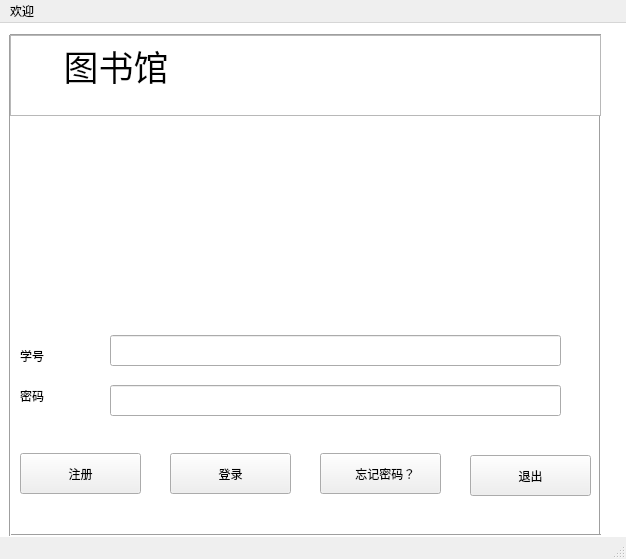
<?xml version="1.0" encoding="UTF-8"?>
<ui version="4.0">
 <class>MainWindow</class>
 <widget class="QMainWindow" name="MainWindow">
  <property name="geometry">
   <rect>
    <x>0</x>
    <y>0</y>
    <width>626</width>
    <height>559</height>
   </rect>
  </property>
  <property name="windowTitle">
   <string>MainWindow</string>
  </property>
  <widget class="QWidget" name="centralwidget">
   <widget class="QPushButton" name="RegisterButton">
    <property name="geometry">
     <rect>
      <x>20</x>
      <y>430</y>
      <width>121</width>
      <height>41</height>
     </rect>
    </property>
    <property name="styleSheet">
     <string notr="true">font: 15pt &quot;Agency FB&quot;;</string>
    </property>
    <property name="text">
     <string>注册</string>
    </property>
   </widget>
   <widget class="QTextEdit" name="textEdit">
    <property name="geometry">
     <rect>
      <x>10</x>
      <y>12</y>
      <width>591</width>
      <height>81</height>
     </rect>
    </property>
    <property name="styleSheet">
     <string notr="true">font: 9pt &quot;华文楷体&quot;;</string>
    </property>
    <property name="readOnly">
     <bool>true</bool>
    </property>
    <property name="html">
     <string>&lt;!DOCTYPE HTML PUBLIC &quot;-//W3C//DTD HTML 4.0//EN&quot; &quot;http://www.w3.org/TR/REC-html40/strict.dtd&quot;&gt;
&lt;html&gt;&lt;head&gt;&lt;meta name=&quot;qrichtext&quot; content=&quot;1&quot; /&gt;&lt;style type=&quot;text/css&quot;&gt;
p, li { white-space: pre-wrap; }
&lt;/style&gt;&lt;/head&gt;&lt;body style=&quot; font-family:'华文楷体'; font-size:9pt; font-weight:400; font-style:normal;&quot;&gt;
&lt;p align=&quot;justify&quot; style=&quot; margin-top:0px; margin-bottom:0px; margin-left:0px; margin-right:0px; -qt-block-indent:0; text-indent:0px;&quot;&gt;&lt;span style=&quot; font-family:'SimSun'; font-size:26pt;&quot;&gt;     图书馆&lt;/span&gt;&lt;/p&gt;&lt;/body&gt;&lt;/html&gt;</string>
    </property>
   </widget>
   <widget class="QLabel" name="label">
    <property name="geometry">
     <rect>
      <x>20</x>
      <y>312</y>
      <width>71</width>
      <height>41</height>
     </rect>
    </property>
    <property name="styleSheet">
     <string notr="true">font: 14pt &quot;Agency FB&quot;;</string>
    </property>
    <property name="text">
     <string>学号</string>
    </property>
   </widget>
   <widget class="QWidget" name="verticalLayoutWidget">
    <property name="geometry">
     <rect>
      <x>10</x>
      <y>12</y>
      <width>591</width>
      <height>81</height>
     </rect>
    </property>
    <layout class="QVBoxLayout" name="verticalLayout"/>
   </widget>
   <widget class="Line" name="line_4">
    <property name="geometry">
     <rect>
      <x>590</x>
      <y>12</y>
      <width>21</width>
      <height>501</height>
     </rect>
    </property>
    <property name="orientation">
     <enum>Qt::Vertical</enum>
    </property>
   </widget>
   <widget class="QLineEdit" name="password">
    <property name="geometry">
     <rect>
      <x>110</x>
      <y>362</y>
      <width>451</width>
      <height>31</height>
     </rect>
    </property>
    <property name="echoMode">
     <enum>QLineEdit::Password</enum>
    </property>
   </widget>
   <widget class="Line" name="line_3">
    <property name="geometry">
     <rect>
      <x>10</x>
      <y>502</y>
      <width>591</width>
      <height>20</height>
     </rect>
    </property>
    <property name="orientation">
     <enum>Qt::Horizontal</enum>
    </property>
   </widget>
   <widget class="QPushButton" name="LoginButton">
    <property name="geometry">
     <rect>
      <x>170</x>
      <y>430</y>
      <width>121</width>
      <height>41</height>
     </rect>
    </property>
    <property name="styleSheet">
     <string notr="true">font: 15pt &quot;Agency FB&quot;;</string>
    </property>
    <property name="text">
     <string>登录</string>
    </property>
   </widget>
   <widget class="QLineEdit" name="userID">
    <property name="geometry">
     <rect>
      <x>110</x>
      <y>312</y>
      <width>451</width>
      <height>31</height>
     </rect>
    </property>
   </widget>
   <widget class="QLabel" name="label_2">
    <property name="geometry">
     <rect>
      <x>20</x>
      <y>352</y>
      <width>71</width>
      <height>41</height>
     </rect>
    </property>
    <property name="styleSheet">
     <string notr="true">font: 14pt &quot;Agency FB&quot;;</string>
    </property>
    <property name="text">
     <string>密码</string>
    </property>
   </widget>
   <widget class="QPushButton" name="out">
    <property name="geometry">
     <rect>
      <x>470</x>
      <y>432</y>
      <width>121</width>
      <height>41</height>
     </rect>
    </property>
    <property name="styleSheet">
     <string notr="true">font: 12pt &quot;Agency FB&quot;;</string>
    </property>
    <property name="text">
     <string>退出</string>
    </property>
   </widget>
   <widget class="QWidget" name="verticalLayoutWidget_2">
    <property name="geometry">
     <rect>
      <x>10</x>
      <y>11</y>
      <width>591</width>
      <height>501</height>
     </rect>
    </property>
    <layout class="QVBoxLayout" name="verticalLayout_2"/>
   </widget>
   <widget class="Line" name="line">
    <property name="geometry">
     <rect>
      <x>10</x>
      <y>2</y>
      <width>591</width>
      <height>20</height>
     </rect>
    </property>
    <property name="orientation">
     <enum>Qt::Horizontal</enum>
    </property>
   </widget>
   <widget class="QPushButton" name="Forgetpwd">
    <property name="geometry">
     <rect>
      <x>320</x>
      <y>430</y>
      <width>121</width>
      <height>41</height>
     </rect>
    </property>
    <property name="styleSheet">
     <string notr="true">font: 12pt &quot;Agency FB&quot;;</string>
    </property>
    <property name="text">
     <string>   忘记密码？</string>
    </property>
   </widget>
   <widget class="Line" name="line_2">
    <property name="geometry">
     <rect>
      <x>0</x>
      <y>12</y>
      <width>20</width>
      <height>501</height>
     </rect>
    </property>
    <property name="orientation">
     <enum>Qt::Vertical</enum>
    </property>
   </widget>
   <widget class="QGraphicsView" name="graphicsView">
    <property name="geometry">
     <rect>
      <x>-5</x>
      <y>-19</y>
      <width>641</width>
      <height>591</height>
     </rect>
    </property>
    <property name="minimumSize">
     <size>
      <width>641</width>
      <height>591</height>
     </size>
    </property>
    <property name="styleSheet">
     <string notr="true">background-image: url(:/new/prefix1/background.png);</string>
    </property>
   </widget>
   <zorder>graphicsView</zorder>
   <zorder>label</zorder>
   <zorder>verticalLayoutWidget</zorder>
   <zorder>line_4</zorder>
   <zorder>line_3</zorder>
   <zorder>label_2</zorder>
   <zorder>verticalLayoutWidget_2</zorder>
   <zorder>line</zorder>
   <zorder>line_2</zorder>
   <zorder>Forgetpwd</zorder>
   <zorder>LoginButton</zorder>
   <zorder>RegisterButton</zorder>
   <zorder>out</zorder>
   <zorder>password</zorder>
   <zorder>textEdit</zorder>
   <zorder>userID</zorder>
  </widget>
  <widget class="QMenuBar" name="menubar">
   <property name="geometry">
    <rect>
     <x>0</x>
     <y>0</y>
     <width>626</width>
     <height>21</height>
    </rect>
   </property>
   <widget class="QMenu" name="menu">
    <property name="title">
     <string>欢迎</string>
    </property>
   </widget>
   <addaction name="menu"/>
  </widget>
  <widget class="QStatusBar" name="statusbar"/>
 </widget>
 <resources/>
 <connections/>
</ui>
